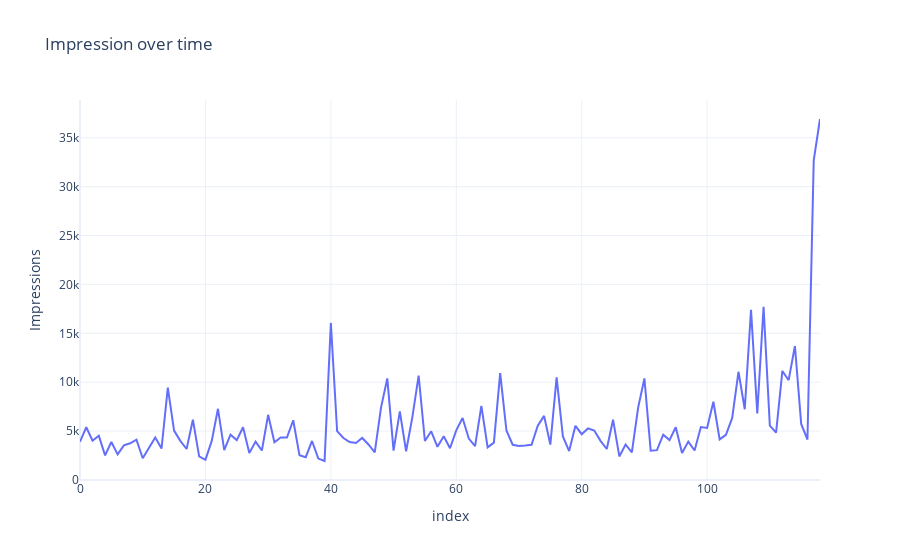

The code cell stored with this chart in its notebook:
### Code cell
fig = px.line(df,x=df.index,y='Impressions',title='Impression over time')
fig.show()

### Figure 1 — Plotly figure (JSON) as saved in the notebook; plotly's stock layout.template omitted (floating-point values rounded to 4 significant figures)
{"data": [{"hovertemplate": "index=%{x}<br>Impressions=%{y}<extra></extra>", "legendgroup": "", "line": {"color": "#636efa", "dash": "solid"}, "marker": {"symbol": "circle"}, "mode": "lines", "name": "", "orientation": "v", "showlegend": false, "type": "scatter", "x": [0, 1, 2, 3, 4, 5, 6, 7, 8, 9, 10, 11, 12, 13, 14, 15, 16, 17, 18, 19, 20, 21, 22, 23, 24, 25, 26, 27, 28, 29, 30, 31, 32, 33, 34, 35, 36, 37, 38, 39, 40, 41, 42, 43, 44, 45, 46, 47, 48, 49, 50, 51, 52, 53, 54, 55, 56, 57, 58, 59, 60, 61, 62, 63, 64, 65, 66, 67, 68, 69, 70, 71, 72, 73, 74, 75, 76, 77, 78, 79, 80, 81, 82, 83, 84, 85, 86, 87, 88, 89, 90, 91, 92, 93, 94, 95, 96, 97, 98, 99, 100, 101, 102, 103, 104, 105, 106, 107, 108, 109, 110, 111, 112, 113, 114, 115, 116, 117, 118], "xaxis": "x", "y": [3920, 5394, 4021, 4528, 2518, 3884, 2621, 3541, 3749, 4115, 2218, 3234, 4344, 3216, 9453, 5055, 4002, 3169, 6168, 2407, 2064, 3973, 7281, 3052, 4628, 4082, 5394, 2766, 3924, 3015, 6666, 3854, 4355, 4343, 6108, 2523, 2327, 3990, 2191, 1941, 16062, 4998, 4289, 3880, 3786, 4298, 3630, 2826, 7407, 10386, 2998, 7018, 2941, 6432, 10667, 3988, 4978, 3388, 4467, 3246, 5072, 6339, 4239, 3454, 7571, 3333, 3818, 10933, 5058, 3601, 3480, 3525, 3606, 5542, 6559, 3623, 10493, 4446, 2957, 5538, 4681, 5273, 5055, 4002, 3169, 6168, 2407, 3630, 2826, 7407, 10386, 2998, 3052, 4628, 4082, 5394, 2766, 3924, 3015, 5409, 5323, 8001, 4150, 4609, 6348, 11068, 7231, 17396, 6814, 17713, 5563, 4842, 11149, 10206, 13700, 5731, 4139, 32695, 36919], "yaxis": "y"}], "layout": {"legend": {"tracegroupgap": 0}, "title": {"text": "Impression over time"}, "xaxis": {"anchor": "y", "domain": [0, 1], "title": {"text": "index"}}, "yaxis": {"anchor": "x", "domain": [0, 1], "title": {"text": "Impressions"}}}}
